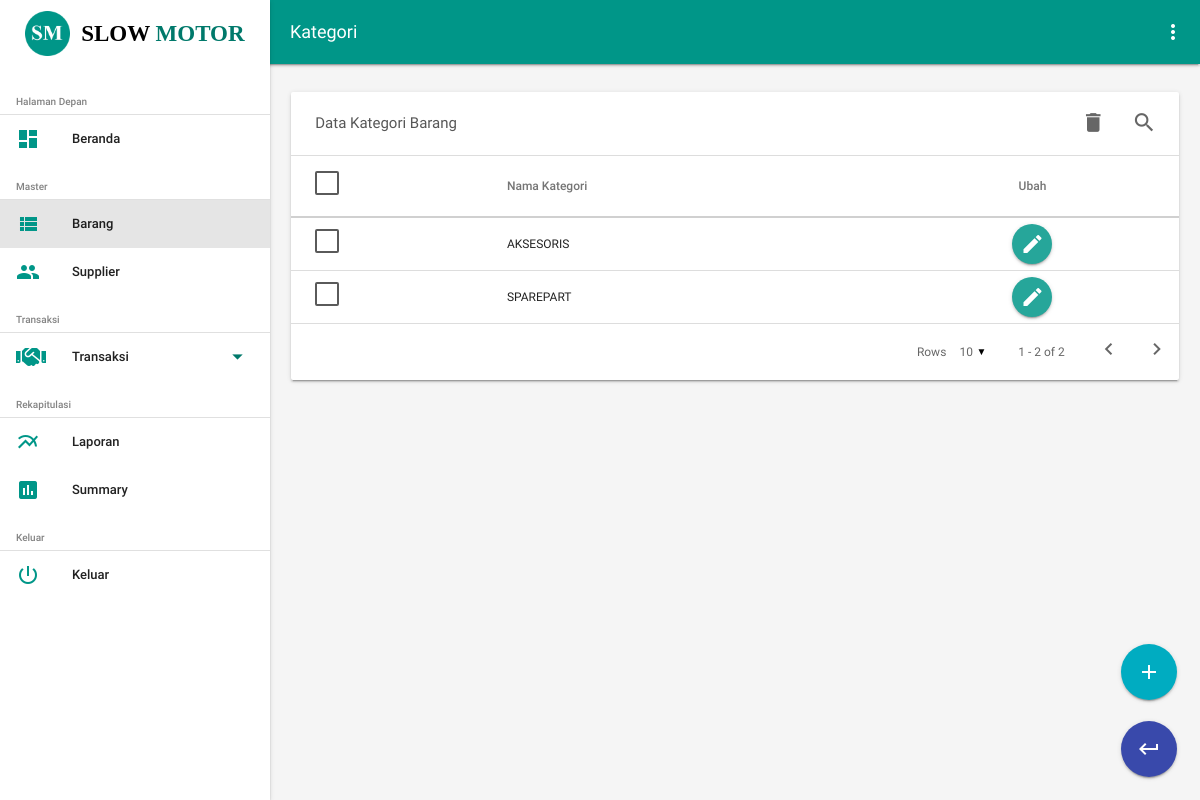
Screenshot of /Kategori (signed in) with the database file from the repository.
### tables this page shows
CREATE TABLE `kategori_barang` (
  `id_kategori` int(11) NOT NULL,
  `nama_kategori` varchar(50) NOT NULL
);

### app/core/Controller.php (called while the page is built, shortened)
<?php
class Controller
{
	public function view($view, $data = [])
	{
		require_once 'app/views/'.$view.'.php';
	}
	public function model( $model )
	{
		return new $model;
	}
}
?>

### app/controllers/gudang/Kategori.php (called while the page is built, shortened)
<?php
class Kategori extends Controller
{
	public function index()
	{
		$data['judul'] = 'Kategori';
		$data['kategori'] = $this->model('Kategori_model')->get_kategori();
		$this->view('gudang/kategori/index', $data);
	}
}
?>

### index.php (called while the page is built, shortened)
<?php
$app = new App;
?>

### app/core/Database.php (called while the page is built, shortened)
<?php
class Database
{
	private $host = DB_HOST,
			$user = DB_USER,
			$pass = DB_PASS,
			$db_name = DB_NAME;
	private $dbh,
			$stmt;
	public function __construct()
	{
		$dsn = 'mysql:host='.$this->host.';dbname='.$this->db_name;
		$option = [
			PDO::ATTR_PERSISTENT => true,
			PDO::ATTR_ERRMODE => PDO::ERRMODE_EXCEPTION
		];
		try {
			$this->dbh = new PDO($dsn, $this->user, $this->pass, $option);
		}
		catch(PDOException $e) {
			die($e->getMessage());
		}
	}
	public function query($query)
	{
		$this->stmt = $this->dbh->prepare($query);
	}
	public function execute()
	{
		$this->stmt->execute();
	}
	public function all()
	{
		$this->execute();
		return $this->stmt->fetchAll(PDO::FETCH_ASSOC);
	}
}
?>

### app/models/Kategori_model.php (called while the page is built, shortened)
<?php
class Kategori_model
{
	private $db;
	public function __construct()
	{
		$this->db = new Database;
	}
	public function get_kategori( $data = null )
	{
		$query = "SELECT * FROM kategori_barang ";
		if ( !empty($data) ) {
			$query .= "WHERE id_kategori = :id";
			$this->db->query($query);
			$this->db->bind('id', $data['id']);
			return $this->db->single();
		}
		else {
			$query .= "ORDER BY nama_kategori ASC";
			$this->db->query($query);
			return $this->db->all();
		}
	}
}
?>

### app/views/gudang/kategori/index.php (the view, shortened to what this page needs)
<form name="formTable" method="POST" action="<?= BASEURL; ?>/Kategori/hapus">
	<div class="row">
		<div id="man" class="col s12">
			<div class="card material-table">
				<div class="table-header">
					<span class="table-title">Data Kategori Barang</span>
					<div class="actions">
						<a class="btn-flat waves-effect tooltipped" data-delay="50" data-position="top" data-tooltip="Hapus" id="multi-hapus-data">
							<i class="material-icons">delete</i>
						</a>
						<a class="search-toggle waves-effect btn-flat tooltipped" data-delay="50" data-position="top" data-tooltip="Cari">
							<i class="material-icons">search</i>
						</a>
					</div>
				</div>
				<table class="datatable" width="100%">
					<thead>
						<tr>
							<th>
								<label for="check-all"></label>
							</th>
							<th>Nama Kategori</th>
							<th class="center-align">Ubah</th>
						</tr>
					</thead>
					<tbody>
						<?php foreach ($data['kategori'] as $kategori) : ?>
							<tr>
								<td>
									<label for="<?= $kategori['nama_kategori']; ?>"></label>
								</td>
								<td><?= $kategori['nama_kategori']; ?></td>
								<td class="center-align">
									<a href="#modalKategori" class="btn-floating modal-trigger ubah-data-kategori waves-effect waves-light" data-action="<?= BASEURL; ?>/Kategori/ubah" data-id="<?= $kategori['id_kategori']; ?>" data-url="<?= BASEURL; ?>/Kategori/get_ubah">
										<i class="material-icons">edit</i>
									</a>
								</td>
							</tr>
						<?php endforeach; ?>
					</tbody>
				</table>
			</div>
		</div>
	</div>
</form>
<div class="fixed-action-btn">
	<a href="#modalKategori" class="btn-floating btn-large cyan darken-1 waves-effect waves-light tooltipped modal-trigger tambah-data-kategori" data-delay="50" data-position="left" data-tooltip="Tambah" data-action="<?= BASEURL; ?>/Kategori/tambah">
		<i class="large material-icons">add</i>
	</a>
	<br><br>
	<button onclick="history.go(-1);" class="btn-floating btn-large indigo darken-1 waves-effect waves-light tooltipped" data-delay="50" data-position="left" data-tooltip="Kembali">
		<i class="material-icons right">keyboard_return</i>
	</button>
</div>

### assets/custom/style.css (style rules this page uses)
html, body { max-width: 100%; }
body { min-height: 100vh; display: flex; flex-direction: column; font-size: 14px; overflow-x: hidden; }
table { min-width: 100%; }

### rows the page displays
kategori_barang: nama_kategori "AKSESORIS"
kategori_barang: nama_kategori "SPAREPART"

### other values shown
$data['judul'] "Kategori"
